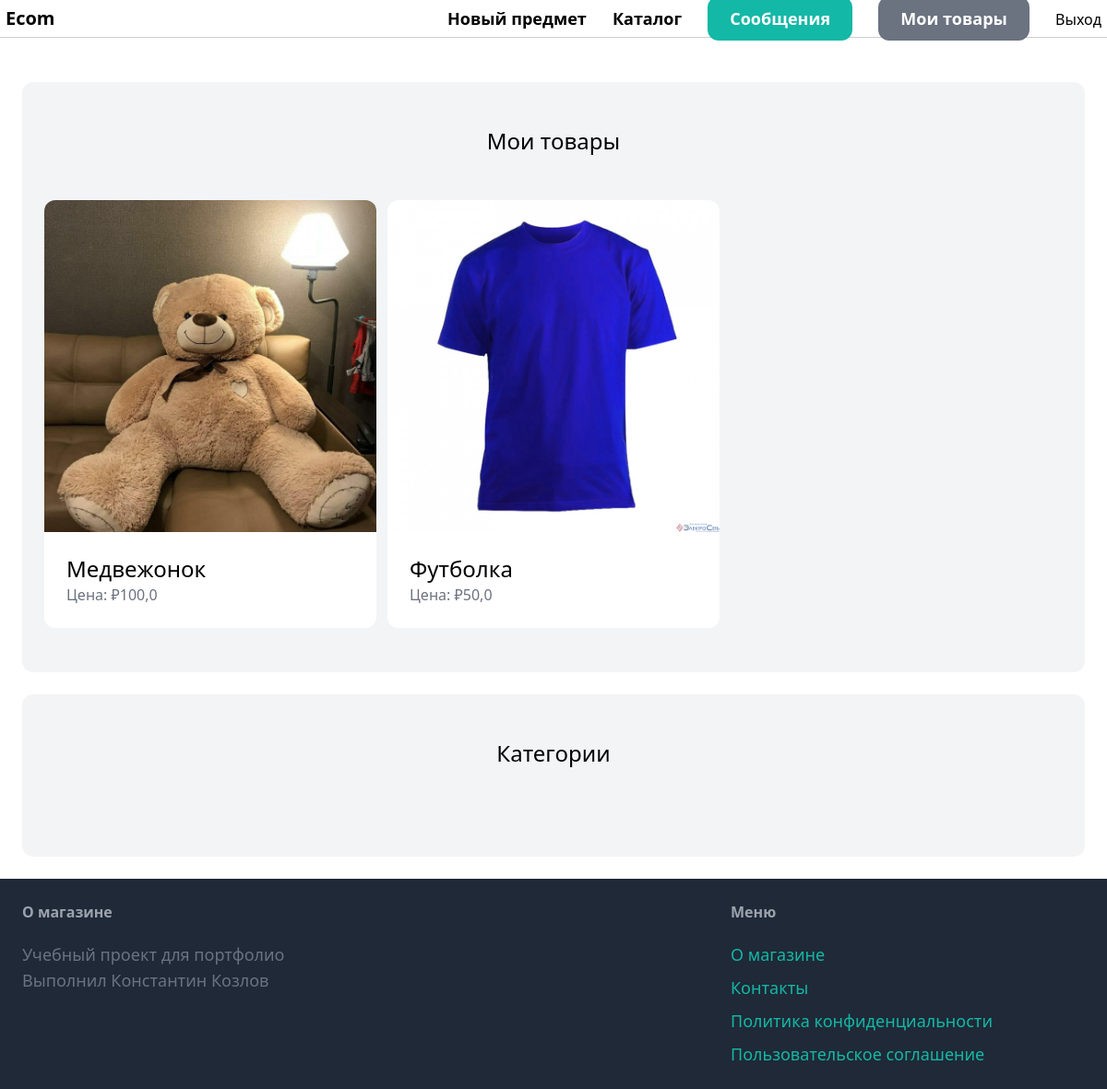
The app's page /dashboard/ (signed in), older data.
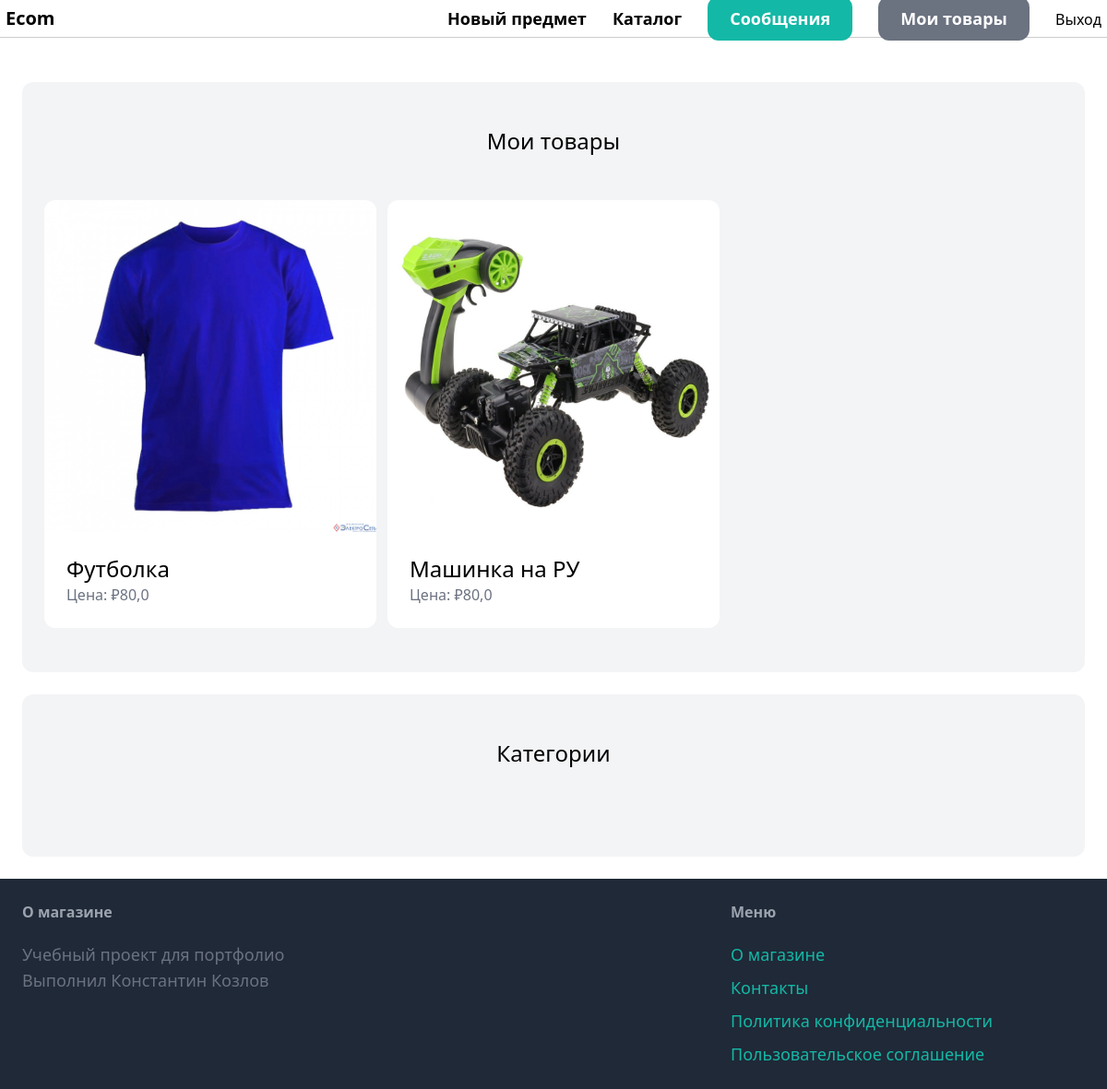
The same page, newer data.
### item/models.py (models this page shows, shortened)
class Item(models.Model):
    category = models.ForeignKey(Category, related_name='items', on_delete=models.CASCADE)
    name = models.CharField(max_length=255)
    description = models.TextField(blank=True, null=True)
    price = models.FloatField()
    image = models.ImageField(upload_to='item_images', blank=True, null=True)
    is_sold = models.BooleanField(default=False)
    created_at = models.DateTimeField(auto_now_add=True)
    created_by = models.ForeignKey(User, related_name='items', on_delete=models.CASCADE)

### dashboard/views.py (the view)
# urls.py: path("", views.index, name="index"),
@login_required
def index(request):
    items = Item.objects.filter(created_by=request.user)
    return render(request, 'dashboard/index.html', {
        'items': items
    })

### dashboard/templates/dashboard/index.html (shortened to what this page needs)
{% extends 'core/base.html' %}
{% block content %}
    <div class="mt-6 px-6 py-12 bg-gray-100 rounded-xl">
        <h2 class="mb-12 text-2xl text-center">Мои товары</h2>
        <div class="grid grid-cols-3 gap-3">
            {% for item in items %}
                <div>
                    <a href="{% url 'item:detail' item.id %}">
                        <div>
                            <img src="{{ item.image.url }}" alt="{{ item.name }}" class="rounded-t-xl">
                        </div>
                        <div class="p-6 bg-white rounded-b-xl">
                            <h2 class="text-2xl">{{ item.name }}</h2>
                            <p class="text-gray-500">Цена: ₽{{ item.price }}</p>
                        </div>
                    </a>
                </div>
            {% endfor %}
        </div>
    </div>
    <div class="mt-6 px-6 py-12 bg-gray-100 rounded-xl">
        <h2 class="mb-12 text-2xl text-center">Категории</h2>
    </div>
{% endblock %}

Row changes from the older to the newer data that the page shows:
removed Item: image (picture), name "Медвежонок", price "100,0"
changed Item "Футболка": price "50,0" → "80,0"
added Item: image (picture), name "Машинка на РУ", price "80,0"
